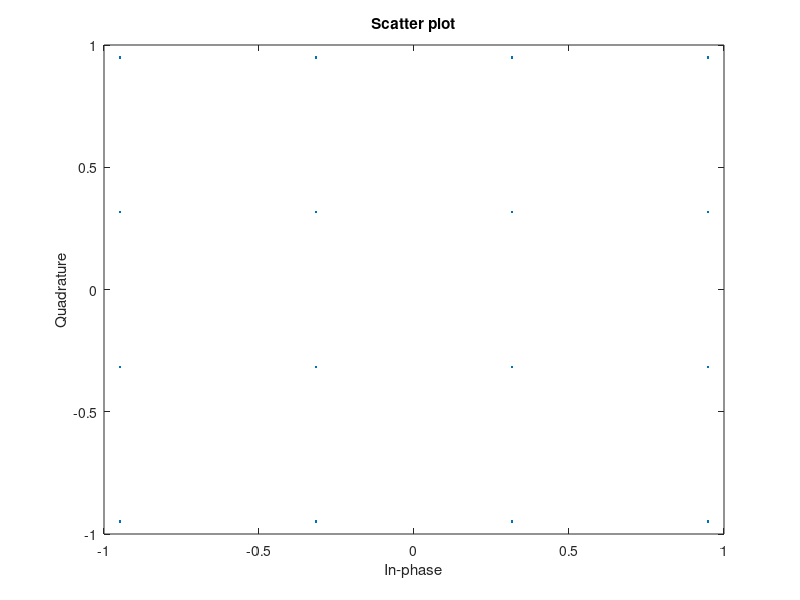
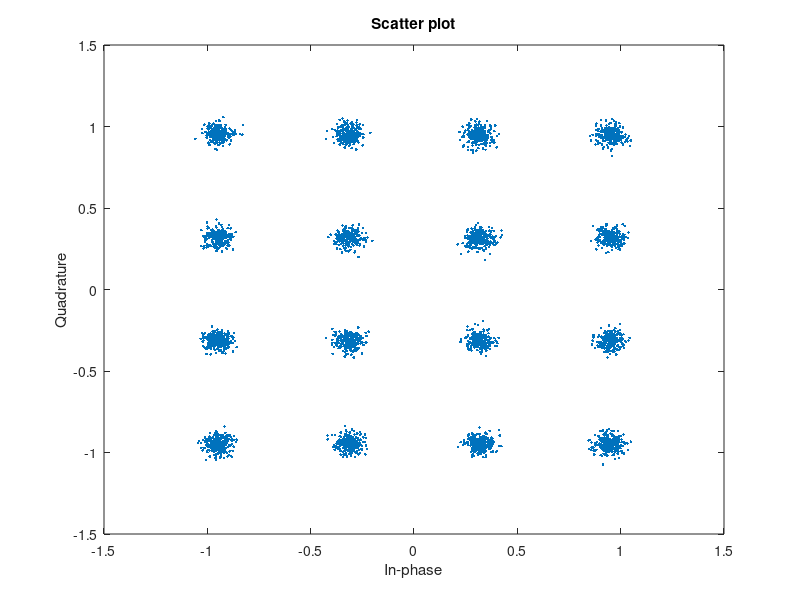

MATLAB code for these plots, in order:
clc;
clear all;
close all;
pkg load communications
N = 16000; % Number of bits to be transmitted using 16-Square QAM
x = randi([0,1],1,N); % Random input bits generation
M = 16; % Number of Symbols in 16-Square QAM
d = sqrt(2/5); % Average symbol energy is normalised to unity
% Symbol Generation
yy = [];
for i = 1:4:length(x)
  if x(i)==0 && x(i+1)==0 && x(i+2)==0 && x(i+3)==0
    y = -3*d/2 + j*(-3*d/2);
  elseif x(i)==0 && x(i+1)==0 && x(i+2)==0 && x(i+3)==1
    y = -3*d/2 + j*(-d/2);
  elseif x(i)==0 && x(i+1)==0 && x(i+2)==1 && x(i+3)==1
    y = -3*d/2 + j*(d/2);
  elseif x(i)==0 && x(i+1)==0 && x(i+2)==1 && x(i+3)==0
    y = -3*d/2 + j*(3*d/2);
  elseif x(i)==0 && x(i+1)==1 && x(i+2)==0 && x(i+3)==0
    y = -d/2 + j*(-3*d/2);
  elseif x(i)==0 && x(i+1)==1 && x(i+2)==0 && x(i+3)==1
    y = -d/2 + j*(-d/2);
  elseif x(i)==0 && x(i+1)==1 && x(i+2)==1 && x(i+3)==1
    y = -d/2 + j*(d/2);
  elseif x(i)==0 && x(i+1)==1 && x(i+2)==1 && x(i+3)==0
    y = -d/2 + j*(3*d/2);
  elseif x(i)==1 && x(i+1)==1 && x(i+2)==0 && x(i+3)==0
    y = d/2 + j*(-3*d/2);
  elseif x(i)==1 && x(i+1)==1 && x(i+2)==0 && x(i+3)==1
    y = d/2 + j*(-d/2);
  elseif x(i)==1 && x(i+1)==1 && x(i+2)==1 && x(i+3)==1
    y = d/2 + j*(d/2);
  elseif x(i)==1 && x(i+1)==1 && x(i+2)==1 && x(i+3)==0
    y = d/2 + j*(3*d/2);
  elseif x(i)==1 && x(i+1)==0 && x(i+2)==0 && x(i+3)==0
    y = 3*d/2 + j*(-3*d/2);
  elseif x(i)==1 && x(i+1)==0 && x(i+2)==0 && x(i+3)==1
    y = 3*d/2 + j*(-d/2);
  elseif x(i)==1 && x(i+1)==0 && x(i+2)==1 && x(i+3)==1
    y = 3*d/2 + j*(d/2);
  elseif x(i)==1 && x(i+1)==0 && x(i+2)==1 && x(i+3)==0
    y = 3*d/2 + j*(3*d/2);
  endif
  yy = [yy y]; % Transmitted Symbols
endfor

scatterplot(yy);
EbN0db = 20; % Change this value & run program to see the noisy constellation
EbN0 = 10^(EbN0db/10);
% AWGN Channel
n = (1/sqrt(2))*[randn(1,length(yy)) + 1j*randn(1,length(yy))];
sigma = sqrt(1/((log2(M))*EbN0));
% Received Symbols
r = yy + sigma*n;
scatterplot(r);
